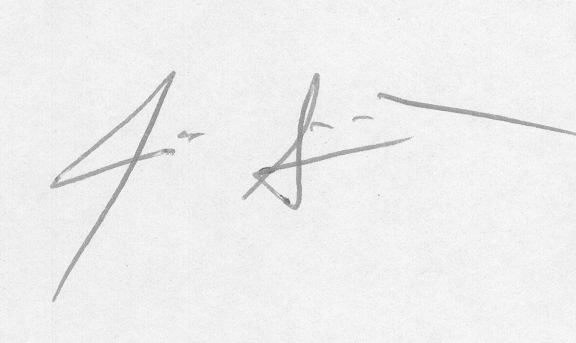
#> input picture processing/original_1_1.png, 576 x 343 px
$ python main.py
#> lines starting #> are read from the running program, lines starting #| are printed output that depends on the picture; after the words box and inside, x2 and y2 are one past the last pixel; in counts of white or black regions, pixels touching at a corner belong together
#> the answer given: original_1_1.png
#> the answer given: original_1_1.png
import cv2
import numpy as np
from skimage.measure import regionprops

# ✅ todos os imports locais agora usam ponto (.) para serem relativos ao pacote "processing"
from .esqueleta import esqueleta
from .pruning import pruning
from .centroids import centroids
from .rotate import alinhar_imagem_com_centroides
from .rotate_gray import rotate_gray
from .pressure import f_pressure_skel
from .resize_all import resize_images_to_max
from .casc_inf import cas_inf
from .casc_sup import cas_sup
from .residuos import residuos
from .plot_paradig import plotar_vetores_paradig
from .plot_quest import plotar_vetores_quest
from .jaccard_paradig import plot_jaccard_local_fast_paradig
from .jaccard_quest import plot_jaccard_local_fast

import matplotlib.pyplot as plt


def processing_pairs(img1_path, img3_path):

#> called with img1_path = 'original_1_1.png', img3_path = 'original_2_9.png'
    I_originalImgA = cv2.imread(img1_path)
#> I_originalImgA is the input picture: shape (343, 576, 3); min 111, max 253, mean 238.3
    if I_originalImgA is None:
        print("Erro: Imagem paradigmática 1 não encontrada!")
        exit()
    I_ImageA_OGG = cv2.cvtColor(I_originalImgA, cv2.COLOR_BGR2GRAY)
    _, I_ImageA_OG = cv2.threshold(I_ImageA_OGG, 0, 255, cv2.THRESH_BINARY + cv2.THRESH_OTSU)
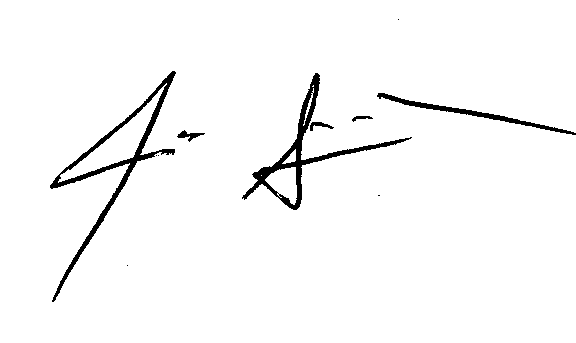
#> I_ImageA_OG: shape (343, 576); 97.1% white; 11 black regions (5 under 20 px), largest, box (x1, y1, x2, y2) and area: (50, 71, 176, 302) 2399, (242, 73, 412, 210) 2160, (377, 93, 576, 135) 903, (177, 130, 205, 142) 126, (310, 122, 334, 131) 93, (352, 116, 373, 122) 59
    I_ImageA_OG = np.logical_not(I_ImageA_OG).astype(np.uint8) * 255

    # [7 lines of commented-out code are left out]

    I_originalImgC = cv2.imread(img3_path)
    if I_originalImgC is None:
        print("Erro: Imagem questionada não encontrada!")
        exit()
#> (the program exits here)
